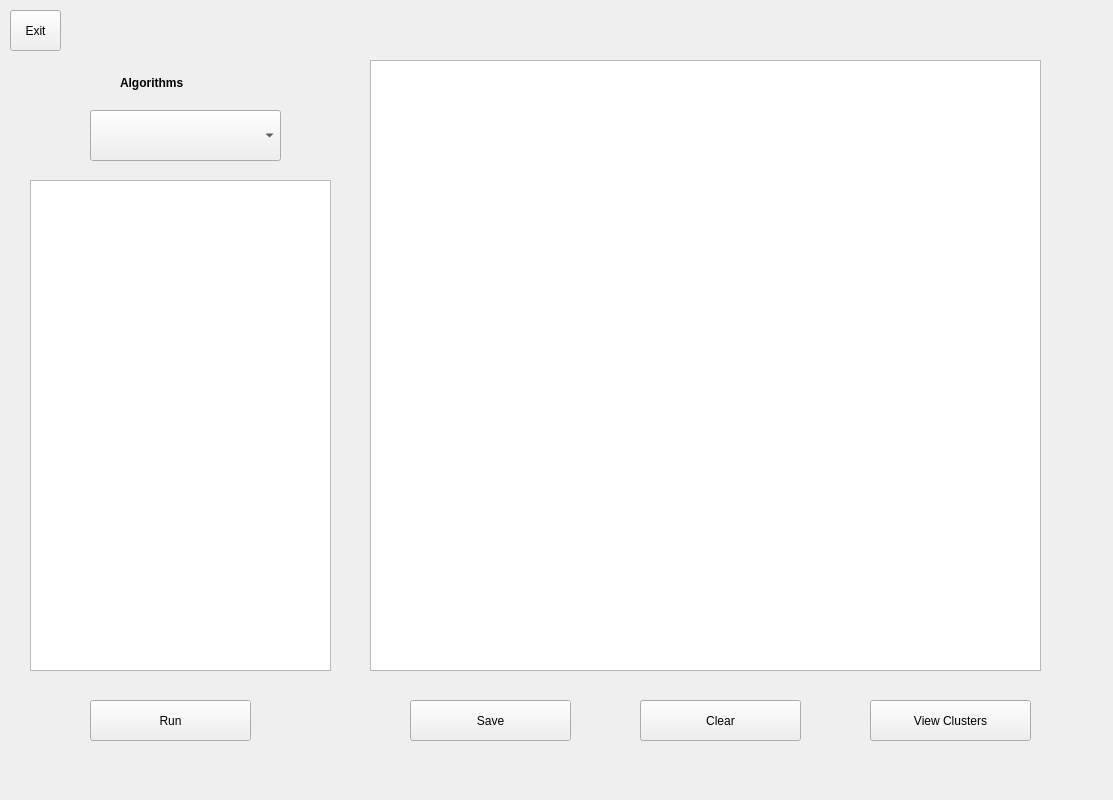
<?xml version="1.0" encoding="UTF-8"?>
<ui version="4.0">
 <class>Widget</class>
 <widget class="QWidget" name="Widget">
  <property name="geometry">
   <rect>
    <x>0</x>
    <y>0</y>
    <width>1113</width>
    <height>800</height>
   </rect>
  </property>
  <property name="windowTitle">
   <string>Widget</string>
  </property>
  <widget class="QGraphicsView" name="resultView">
   <property name="geometry">
    <rect>
     <x>370</x>
     <y>60</y>
     <width>671</width>
     <height>611</height>
    </rect>
   </property>
  </widget>
  <widget class="QComboBox" name="algorithmBox">
   <property name="geometry">
    <rect>
     <x>90</x>
     <y>110</y>
     <width>191</width>
     <height>51</height>
    </rect>
   </property>
  </widget>
  <widget class="QTableView" name="parametersView">
   <property name="geometry">
    <rect>
     <x>30</x>
     <y>180</y>
     <width>301</width>
     <height>491</height>
    </rect>
   </property>
  </widget>
  <widget class="QPushButton" name="clearBotton">
   <property name="geometry">
    <rect>
     <x>640</x>
     <y>700</y>
     <width>161</width>
     <height>41</height>
    </rect>
   </property>
   <property name="text">
    <string>Clear</string>
   </property>
  </widget>
  <widget class="QPushButton" name="viewBotton">
   <property name="geometry">
    <rect>
     <x>870</x>
     <y>700</y>
     <width>161</width>
     <height>41</height>
    </rect>
   </property>
   <property name="text">
    <string>View Clusters</string>
   </property>
  </widget>
  <widget class="QPushButton" name="runBotton">
   <property name="geometry">
    <rect>
     <x>90</x>
     <y>700</y>
     <width>161</width>
     <height>41</height>
    </rect>
   </property>
   <property name="text">
    <string>Run</string>
   </property>
  </widget>
  <widget class="QPushButton" name="saveBotton">
   <property name="geometry">
    <rect>
     <x>410</x>
     <y>700</y>
     <width>161</width>
     <height>41</height>
    </rect>
   </property>
   <property name="text">
    <string>Save</string>
   </property>
  </widget>
  <widget class="QLabel" name="algorithmLabel">
   <property name="geometry">
    <rect>
     <x>120</x>
     <y>70</y>
     <width>121</width>
     <height>26</height>
    </rect>
   </property>
   <property name="font">
    <font>
     <weight>75</weight>
     <bold>true</bold>
    </font>
   </property>
   <property name="text">
    <string>Algorithms</string>
   </property>
  </widget>
  <widget class="QToolButton" name="exitBotton">
   <property name="geometry">
    <rect>
     <x>10</x>
     <y>10</y>
     <width>51</width>
     <height>41</height>
    </rect>
   </property>
   <property name="text">
    <string>Exit</string>
   </property>
  </widget>
 </widget>
 <layoutdefault spacing="6" margin="11"/>
 <resources/>
 <connections/>
</ui>
